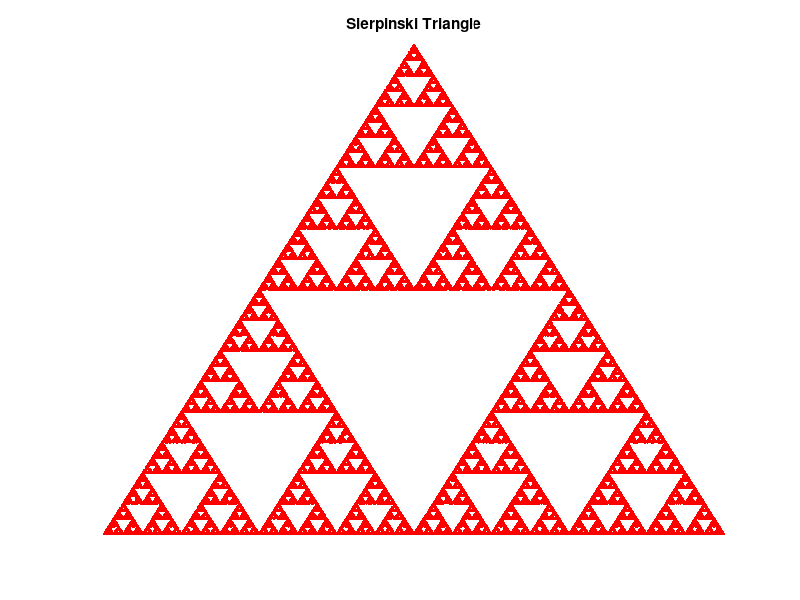
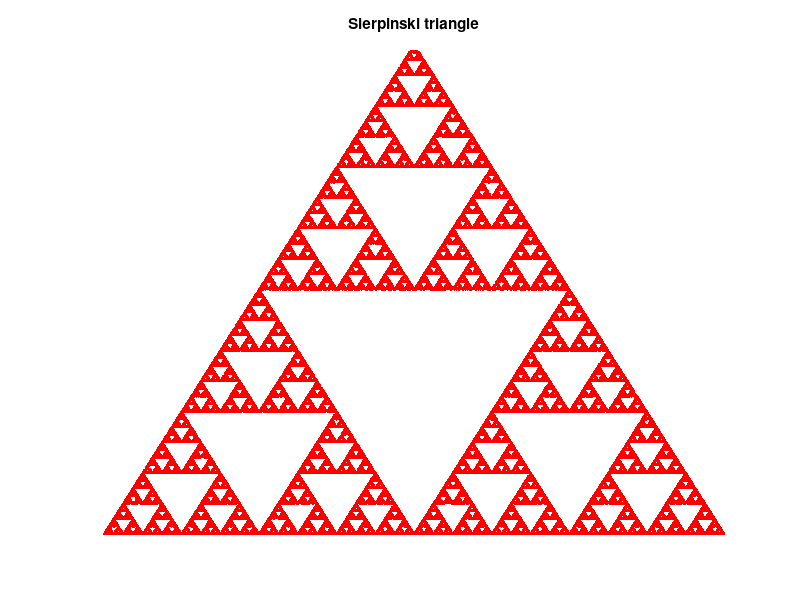

Write MATLAB code to recreate these figures, in order.
%%
%     Curso do canal ExataMenteS
%     Aula 84 - Triangulo de Sierpinski
%     Se inscreva no canal e nos ajude a crescer <3
%     https://www.youtube.com/channel/UCZyFebN0_gF2yy5fhVhlXtA
%     Professor: Joao Pinheiro
%     Copyright https://github.com/joaomh
%%
% Number of points in the image
n = 100000;

% Initialize x and y vectors
[x,y] = deal( zeros(1,n) );

% Sierpinksi 
for i = 2:n
    
    % Random number k
    k = randi(3);
    
    % pick x and y points
    x(i) = x(i-1)/2 + k-1;
    y(i) = y(i-1)/2 + (k==2);
    
end

% plot those points
figure(1), clf
plot(x,y,'r.')
axis off
set(gcf,'color','w')
title('Sierpinski Triangle')
axis off

%% Animation

% Controls speed
skip = 100;

% Sort
[y, sidx] = sort(y);
x = x(sidx);

% Plot
figure(2)
h = plot(x,y,'r.');
title('Sierpinski triangle')
set(gca, 'xlim', [min(x) max(x)], 'ylim', y([1 end]))
axis off

for i = 1:skip:n
    set(h,'XData',x(1:i),'YData',y(1:i))
    pause(.001)
end
